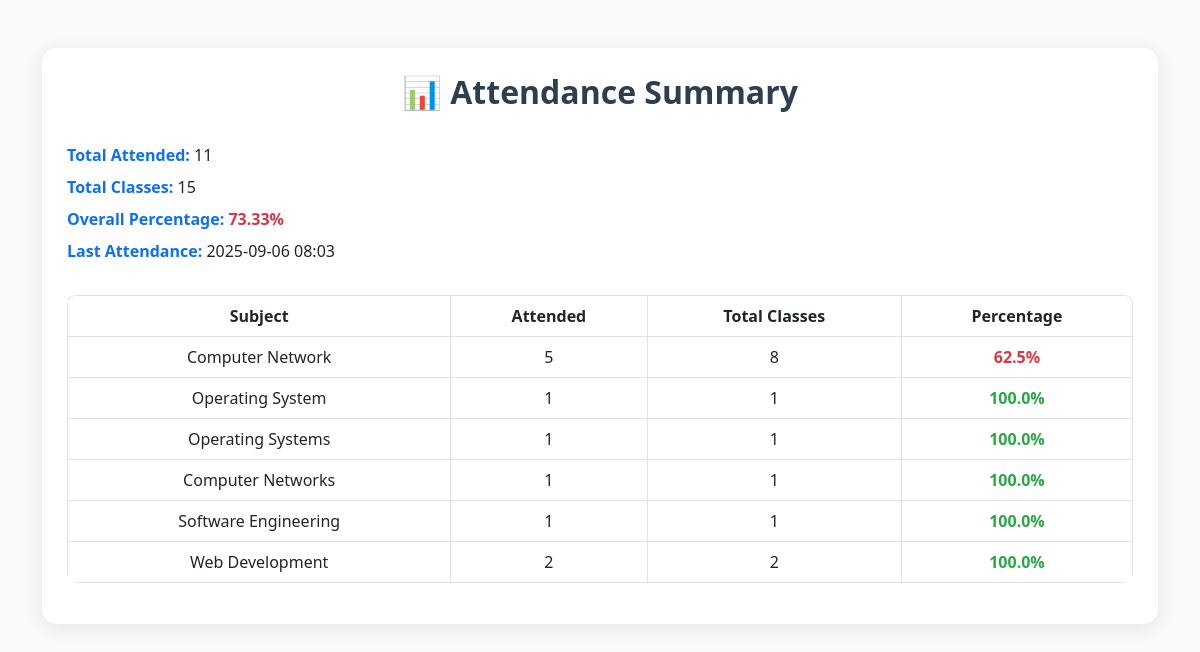
Screenshot of /attendance-summary/ (signed in) with the database file from the repository.
### facereco/models.py (models this page shows, shortened)
class Attendance(models.Model):
    student = models.ForeignKey(User, on_delete=models.CASCADE)
    subject = models.ForeignKey(Subject, on_delete=models.CASCADE)
    timestamp = models.DateTimeField(auto_now_add=True)
    face_image = models.ImageField(upload_to='attendance_faces/')

class Subject(models.Model):
    name = models.CharField(max_length=100)

### facereco/views.py (the view)
# urls.py: path("attendance-summary/", views.attendance_summary, name="attendance_summary"),
@login_required
def attendance_summary(request):
    student_profile = Register.objects.get(user=request.user)
    attendance_records = Attendance.objects.filter(student=request.user)
    summary = []
    total_attended = 0
    overall_total_classes = 0
    for subject in Subject.objects.all():
        total_classes = Attendance.objects.filter(subject=subject).count()
        attended = attendance_records.filter(subject=subject).count()
        if total_classes > 0:
            percentage = round((attended / total_classes) * 100, 2)
        else:
            percentage = 0
        if attended > 0:
            summary.append({
                "name": subject.name,
                "attended": attended,
                "total": total_classes,
                "percentage": percentage
            })
        total_attended += attended
        overall_total_classes += total_classes
    overall_percentage = round((total_attended / overall_total_classes) * 100, 2) if overall_total_classes > 0 else 0
    last_attendance = attendance_records.order_by("-timestamp").first()
    return render(request, "attendance_summary.html", {
        "summary": summary,
        "total_attended": total_attended,
        "overall_total_classes": overall_total_classes,
        "overall_percentage": overall_percentage,
        "last_attendance": last_attendance.timestamp if last_attendance else None,
    })

### facereco/templates/attendance_summary.html (shortened to what this page needs)
<!DOCTYPE html>
<html lang="en">
<head>
  <link href="https://cdn.jsdelivr.net/npm/bootstrap@5.3.0/dist/css/bootstrap.min.css" rel="stylesheet">
</head>
<body class="container mt-5">
  <div class="card">
    <h2 class="mb-4 text-center">📊 Attendance Summary</h2>
    <div class="summary-info mb-4">
      <p><strong>Total Attended:</strong> {{ total_attended }}</p>
      <p><strong>Total Classes:</strong> {{ overall_total_classes }}</p>
      <p><strong>Overall Percentage:</strong>
        <span class="{% if overall_percentage >= 75 %}percentage-high{% else %}percentage-low{% endif %}">
          {{ overall_percentage }}%
        </span>
      </p>
      <p><strong>Last Attendance:</strong>
        {% if last_attendance %}
          {{ last_attendance|date:"Y-m-d H:i" }}
        {% else %}
          No records yet
        {% endif %}
      </p>
    </div>
    <table class="table table-bordered text-center">
      <thead>
        <tr>
          <th>Subject</th>
          <th>Attended</th>
          <th>Total Classes</th>
          <th>Percentage</th>
        </tr>
      </thead>
      <tbody>
        {% for item in summary %}
        <tr>
          <td>{{ item.name }}</td>
          <td>{{ item.attended }}</td>
          <td>{{ item.total }}</td>
          <td>
            <span class="{% if item.percentage >= 75 %}percentage-high{% else %}percentage-low{% endif %}">
              {{ item.percentage }}%
            </span>
          </td>
        </tr>
        {% empty %}
        <tr>
          <td colspan="4">No subjects found for your semester.</td>
        </tr>
        {% endfor %}
      </tbody>
    </table>
  </div>
</body>
</html>

### facereco/templates/attendance_summary.html (style rules this page uses)
body { background: #f8f9fa; font-family: 'Segoe UI', Tahoma, Geneva, Verdana, sans-serif; }
.card { border: none; border-radius: 15px; box-shadow: 0 4px 20px rgba(0, 0, 0, 0.08); padding: 25px; }
h2 { font-weight: 600; color: #2c3e50; }
.summary-info p { font-size: 16px; margin: 8px 0; }
.summary-info strong { color: #0d6efd; }
.table { border-radius: 10px; overflow: hidden; }
.table thead { background: #0d6efd; color: white; }
.percentage-high { color: #28a745; font-weight: bold; }
.percentage-low { color: #dc3545; font-weight: bold; }

### rows the page displays
Attendance: timestamp "2025-09-06 08:03"
Subject: name "Computer Network"
Subject: name "Operating System"
Subject: name "Operating Systems"
Subject: name "Computer Networks"
Subject: name "Software Engineering"
Subject: name "Web Development"

### other values shown
{{ total_attended }} "11"
{{ overall_total_classes }} "15"
{{ overall_percentage }} "73.33"
{{ item.attended }} "5" "1" "1" "1" "1" "2"
{{ item.total }} "8" "1" "1" "1" "1" "2"
{{ item.percentage }} "62.5" "100.0" "100.0" "100.0" "100.0" "100.0"
